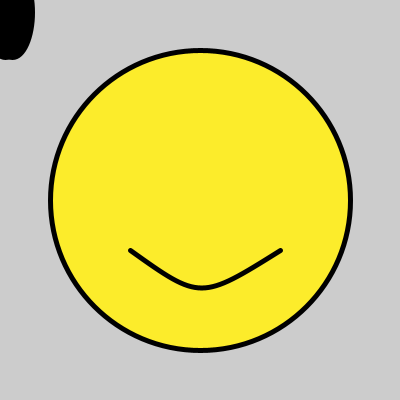
Frame 1 (no input)
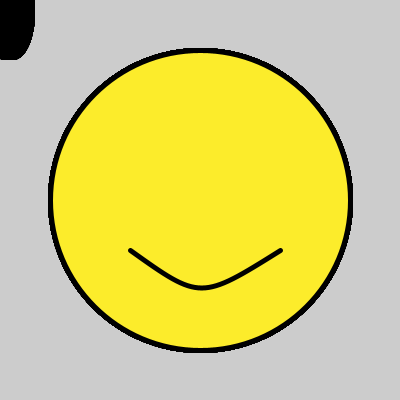
Frame 60 (the mouse pressed at the canvas centre just before this capture)
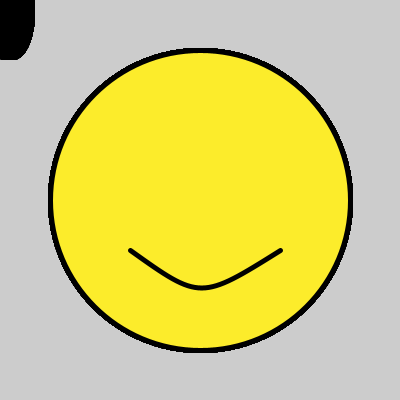
Frame 120 (the mouse held since frame 60 and released just before this capture)

The Processing sketch that drew these frames (run headless with seeded random() and noise(); from frame 60 on, the mouse is pressed at the canvas centre):

// Processing sketch: processing_72473
// ── processing_72473.pde

//Eric T Computer Programming Mods 4-5
void setup()
{
  size(400,400);
}
void draw()
{
  face();
  eyes();
  mouth();
}
void face()
{
  fill(252,236,43);
  stroke(0);
  strokeWeight(5);
  smooth();
  ellipse(200,200,300,300);
}
int x = 150;
int x2 = 250;
int rand = int(random(20));
int rand2 = int(random(20));
void eyes()
{
  fill(0);
  ellipse(rand2,rand,40,90);
  ellipse(rand,rand,40,90);
  if(keyPressed == true && key == 'e')
  {
  rand = x + int(random(20));
  rand2 = x2 + int(random(20));
  }
}
void mouth()
{
  noFill();
  bezier(130,250,200,300,200,300,280,250);
}
